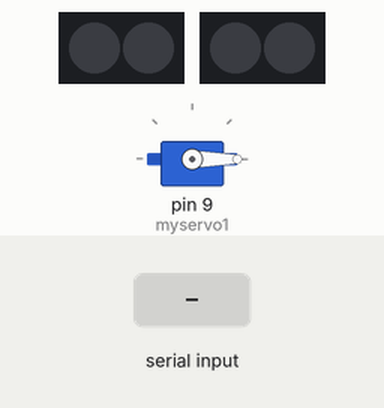
Bench run of a sketch on a simulated Arduino Uno, built with avr-gcc and run on an emulated ATmega328P. On the bench: servo, 2 × 2 RGB LEDs in strip order, left to right. Inputs (shaded band) come from the test bench.

Above: at 1.2 s.
1.3 s: "1" received over Serial
At 2.5 s:
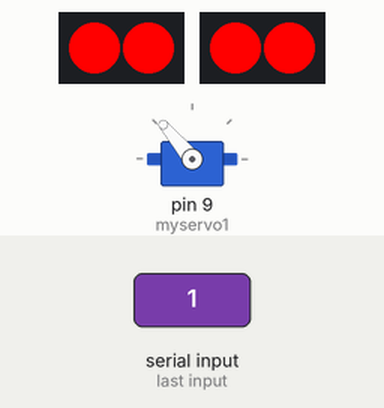
2.8 s: "0" received over Serial
At 3.9 s:
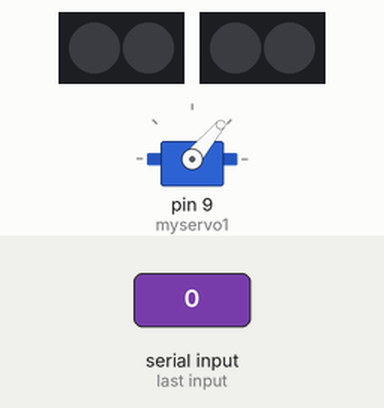
Timing chart, 0 to 5.8 s (numbered marks = the images above; inputs shaded):
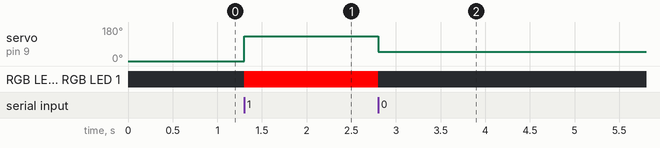

Measured:
- after the input at 1.3 s, servo on pin 9 (myservo1): 0° → 130° at once; RGB LED 0, RGB LED 1, RGB LED 0, RGB LED 1: off → RGB(255, 0, 0) at once
- after the input at 2.8 s, servo on pin 9 (myservo1): 130° → 50° at once; RGB LED 0, RGB LED 1, RGB LED 0, RGB LED 1: RGB(255, 0, 0) → off at once

The sketch:

sketch_jun14a.ino
```cpp
#define BUTTON 7 // input pin where the button is connected
#include <Adafruit_NeoPixel.h>
#include <Servo.h>
#define NUMPIXELS 2
#define PIN1 3
#define PIN2 2
Adafruit_NeoPixel pixels1(NUMPIXELS, PIN1, NEO_GRB + NEO_KHZ800);
Adafruit_NeoPixel pixels2(NUMPIXELS, PIN2, NEO_GRB + NEO_KHZ800);


Servo myservo1; // create servo object to control a servo
Servo myservo2;

void setup() {
  Serial.begin(9600);
  myservo1.attach(9); // attaches the servo on pin 9 to the servo object
  myservo1.write(0);
  pixels1.begin();
  pixels2.begin();

}

char data;

void loop() {
  if(Serial.available())
  {
    data = Serial.read();
  }
  if(data == '1')
  {
    myservo1.write(130);
    pixels1.setPixelColor(0, 255, 0, 0);
    pixels1.show();
    pixels1.setPixelColor(1, 255, 0, 0);
    pixels1.show();
    pixels2.setPixelColor(0, 255, 0, 0);
    pixels2.show();
    pixels2.setPixelColor(1, 255, 0, 0);
    pixels2.show();
  }
  else if(data == '0')
  {
    pixels1.clear();
    pixels1.show();
    pixels2.clear();
    pixels2.show();
    myservo1.write(50);
  }
}
```
